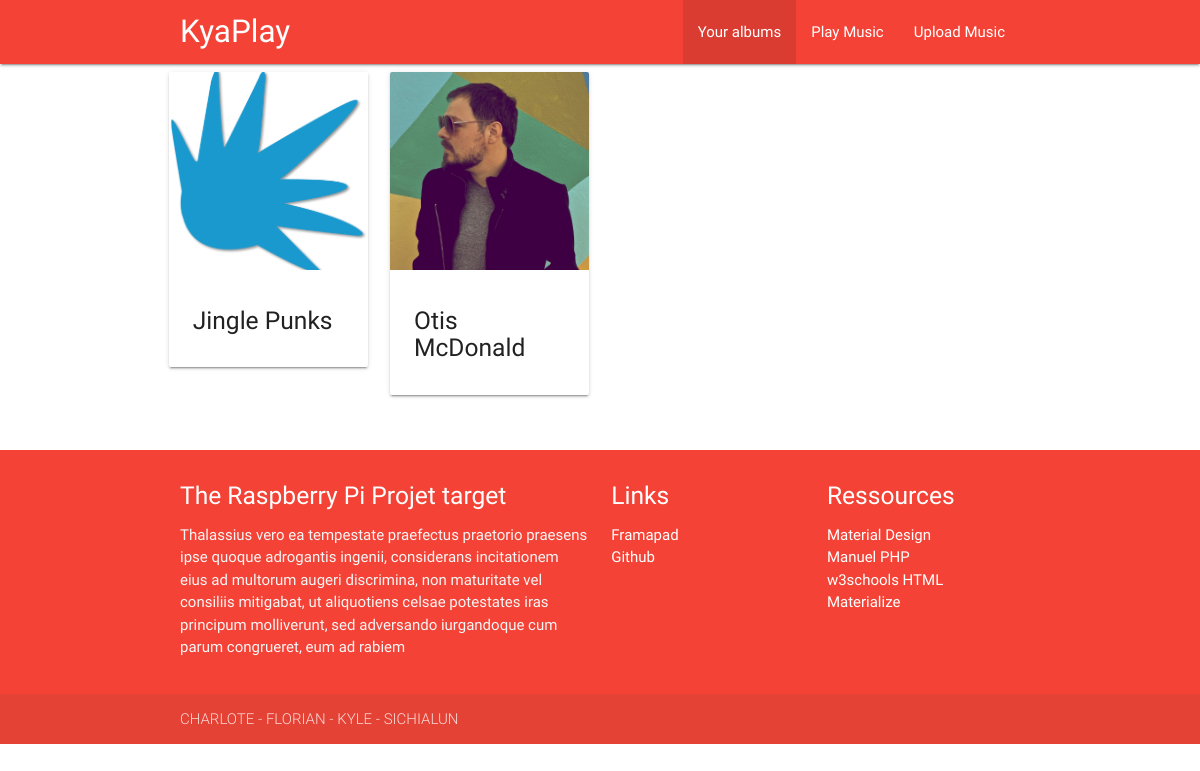
The page / on the database its author committed.
### tables this page shows
CREATE TABLE `album` (
  `idAlbum` int(11) NOT NULL,
  `title` varchar(255) NOT NULL,
  `autor` varchar(255) NOT NULL,
  `picture` varchar(255) NOT NULL
);

### controllers/c_welcome.php (called while the page is built)
<?php
require_once(PATH_MODELS . 'AlbumDAO.php');
$albumObj = new AlbumDAO(true);
$allAlbums = $albumObj->getAllAlbums();
require_once(PATH_VIEWS.'welcome.php');

### index.php (called while the page is built, shortened)
<?php
if(isset($_GET['page']) && is_file(PATH_CONTROLLERS.$_GET['page'].".php"))
	$page = $_GET['page'];
elseif(!isset($_GET['page']))
	$page="welcome";
else
	$page="404";
require_once(PATH_CONTROLLERS.$page.'.php');
?>

### models/Connexion.php (called while the page is built, shortened)
<?php
class Connexion
{
  private $_bdd = null;
  private static $_instance = null;
  private function __construct ()
  {
	$this->_bdd = new PDO('mysql:host='.BD_HOST.'; dbname='.BD_DBNAME.'; charset=utf8', BD_USER, BD_PWD);
	$this->_bdd->setAttribute(PDO::ATTR_ERRMODE, PDO::ERRMODE_EXCEPTION);
  }
  public static function getInstance()
  {
    if(is_null(self::$_instance))
      self::$_instance = new Connexion();
    return self::$_instance;
  }
  public function getBdd()
  {
    return $this->_bdd;
  }
}

### models/DAO.php (called while the page is built, shortened)
<?php
require_once(PATH_MODELS.'Connexion.php');
abstract class DAO
{
  private $_debug;
  public function __construct($debug)
  {
    $this->_debug = $debug;
  }
  private function _requete($sql, $args = null)
  {
    if ($args == null)
    {
	$pdos = Connexion::getInstance()->getBdd()->query($sql);
    }
    else
    {
	$pdos = Connexion::getInstance()->getBdd()->prepare($sql);
	$pdos->execute($args);
    }
    return $pdos;
  }
  protected function queryRow($sql, $args = null)
  {
	try
	{
		$pdos = $this->_requete($sql, $args);
		$res = $pdos->fetch();
	}
	catch(PDOException $e)
	{
	  if($this->_debug)
            die($e->getMessage());
          $this->_erreur = 'query';
	  $res = false;
	}
    return $res;
  }
  protected function queryAll($sql, $args = null)
  {
 	try
	{
		$pdos = $this->_requete($sql, $args);
		$res = $pdos->fetchAll();
	}
	catch(PDOException $e)
	{
	  if($this->_debug)
            die($e->getMessage());
          $this->_erreur = 'query';
	  $res = false;
	}
    return $res;
  }
}

### models/AlbumDAO.php (called while the page is built, shortened)
<?php
require_once(PATH_MODELS . 'DAO.php');
require_once(PATH_ENTITY. 'Album.php');
class AlbumDAO extends DAO {
    public function getFirstSong($idAlbum) {
        if ($req = DAO::queryRow("SELECT idSong FROM song WHERE idAlbum=$idAlbum LIMIT 1")) {
            return $req[0];
        } else {
            return DAO::getErreur();
        }
    }
    public function getAllAlbums() {
        if ($req = DAO::queryAll('SELECT * FROM album')) {
            foreach ($req as $alb) {
                $res[] = new Album($alb['idAlbum'], $alb['title'], $alb['autor'], $alb['picture']);
            }
            return $res;
        } else {
            return DAO::getErreur();
        }
    }
}

### entity/Album.php (called while the page is built, shortened)
<?php
class Album {
    private $_idAlbum;
    private $_title;
    private $_picture;
    function __construct($_idAlbum, $_title, $_autor, $_picture) {
        $this->_idAlbum = $_idAlbum;
        $this->_title = $_title;
        $this->_picture = $_picture;
    }
    function get_idAlbum() {
        return $this->_idAlbum;
    }
    function get_title() {
        return $this->_title;
    }
    function get_picture() {
        return $this->_picture;
    }
}

### views/v_welcome.php (the view)
<?php require_once(PATH_VIEWS . "header.php"); ?>
<div class="row">
    <?php foreach ($allAlbums as $album) {
        $idAlbum = $album->get_idAlbum() ?>
        <div class="col s3">
            <div class="card">
                <div class="card-image">
                    <a href="<?= PLAY_SONG_PAGE . $albumObj->getFirstSong($idAlbum) ?>"><img src="<?= PATH_IMAGES . $album->get_picture() ?>"></a>
                </div>
                <div class="card-content">
                    <h5><?= $album->get_title() ?></h5>
                </div>
            </div>
        </div>
        <?php
    }
    ?>
</div>
<?php require_once(PATH_VIEWS . "footer.php"); ?>

### views/v_header.php (shortened to what this page needs)
<!DOCTYPE HTML>
<html>
    <head>
        <link type="text/css" rel="stylesheet" href="<?=PATH_ASSETS."css/materialize.css"?>" media="screen">
        <link type="text/css" rel="stylesheet" href="<?=PATH_ASSETS."css/materialize.min.css"?>"  media="screen"/>
    </head>
    <body>
        <?php include(PATH_VIEWS.'menu.php'); ?>
        <section class="container">
	    <div class = "row">

### views/v_menu.php (shortened to what this page needs)
<nav class="red" role="navigation nav-extended">
    <div class="nav-wrapper container">
        <a id="logo-container" href="index.php" class="brand-logo">KyaPlay</a>
        <ul class="right hide-on-med-and-down">
            <li <?= ($page=='welcome') ? 'class="active"':'' ?>>
                <a href = "index.php">Your albums</a>
            </li>
            <li <?= ($page=='play') ? 'class="active"':'' ?>>
                <a href = "<?= PLAY_PAGE ?>">Play Music</a>
            </li>
            <li <?= ($page=='add') ? 'class="active"':'' ?>>
                <a href = "<?= ADD_PAGE ?>">Upload Music</a>
            </li>
        </ul>
    </div>
</nav>

### views/v_footer.php (shortened to what this page needs)
            </div>
        </section>
<footer class="page-footer red">
    <div class="container">
        <div class="row">
            <div class="col l6 s12">
                <h5 class="white-text">The Raspberry Pi Projet target</h5>
                <p class="grey-text text-lighten-4">Thalassius vero ea tempestate praefectus praetorio praesens ipse quoque adrogantis ingenii, considerans incitationem eius ad multorum augeri discrimina, non maturitate vel consiliis mitigabat, ut aliquotiens celsae potestates iras principum molliverunt, sed adversando iurgandoque cum parum congrueret, eum ad rabiem</p>
            </div>
            <div class="col l3 s12">
                <h5 class="white-text">Links</h5>
                <ul>
                    <li><a class="white-text" href="https://mypads.framapad.org/mypads/?/mypads/group/raspberry-pi-project-g2s3-q17ypo7du/view" target="_blank">Framapad</a></li>
                    <li><a class="white-text" href="https://github.com/charlotte-pi/RaspberryProject" target="_blank">Github</a></li>
                </ul>
            </div>
            <div class="col l3 s12">
                <h5 class="white-text">Ressources</h5>
                <ul>
                    <li><a class="white-text" href="https://material.io/" target="_blank">Material Design</a></li>
                    <li><a class="white-text" href="https://secure.php.net/manual/fr/index.php" target="_blank">Manuel PHP</a></li>
                    <li><a class="white-text" href="https://www.w3schools.com/TAGs/" target="_blank">w3schools HTML</a></li>
                    <li><a class="white-text" href="http://materializecss.com" target="_blank">Materialize</a></li>
                </ul>
            </div>
        </div>
    </div>
    <div class="footer-copyright">
        <div class="container">
            <?= AUTEUR ?>
        </div>
    </div>
</footer>
</body>
</html>

### rows shown on the page
album: picture (picture), title "Jingle Punks"
album: picture (picture), title "Otis McDonald"

### other values the page prints
AUTEUR "CHARLOTE - FLORIAN - KYLE - SICHIALUN"
